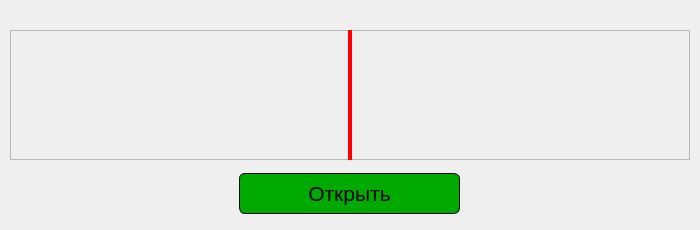
<?xml version="1.0" encoding="UTF-8"?>
<ui version="4.0">
 <class>CaseOpenDialog</class>
 <widget class="QDialog" name="CaseOpenDialog">
  <property name="geometry">
   <rect>
    <x>0</x>
    <y>0</y>
    <width>700</width>
    <height>230</height>
   </rect>
  </property>
  <property name="sizePolicy">
   <sizepolicy hsizetype="Fixed" vsizetype="Fixed">
    <horstretch>0</horstretch>
    <verstretch>0</verstretch>
   </sizepolicy>
  </property>
  <property name="minimumSize">
   <size>
    <width>700</width>
    <height>230</height>
   </size>
  </property>
  <property name="maximumSize">
   <size>
    <width>700</width>
    <height>230</height>
   </size>
  </property>
  <property name="windowTitle">
   <string>Dialog</string>
  </property>
  <widget class="QPushButton" name="Button_Open">
   <property name="geometry">
    <rect>
     <x>239</x>
     <y>173</y>
     <width>221</width>
     <height>41</height>
    </rect>
   </property>
   <property name="font">
    <font>
     <pointsize>16</pointsize>
    </font>
   </property>
   <property name="styleSheet">
    <string notr="true">QPushButton {
	background-color: rgb(0, 170, 0);
	border: 1px solid black;
	border-radius: 6px;
}
QPushButton::hover {
	background-color: rgb(0, 141, 0);
}</string>
   </property>
   <property name="text">
    <string>Открыть</string>
   </property>
  </widget>
  <widget class="QScrollArea" name="scrollArea">
   <property name="geometry">
    <rect>
     <x>10</x>
     <y>30</y>
     <width>680</width>
     <height>130</height>
    </rect>
   </property>
   <property name="verticalScrollBarPolicy">
    <enum>Qt::ScrollBarPolicy::ScrollBarAlwaysOff</enum>
   </property>
   <property name="horizontalScrollBarPolicy">
    <enum>Qt::ScrollBarPolicy::ScrollBarAlwaysOff</enum>
   </property>
   <property name="widgetResizable">
    <bool>true</bool>
   </property>
   <widget class="QWidget" name="scrollAreaWidgetContents">
    <property name="geometry">
     <rect>
      <x>0</x>
      <y>0</y>
      <width>678</width>
      <height>128</height>
     </rect>
    </property>
   </widget>
  </widget>
  <widget class="QLabel" name="labelStatic">
   <property name="geometry">
    <rect>
     <x>348</x>
     <y>30</y>
     <width>4</width>
     <height>130</height>
    </rect>
   </property>
   <property name="styleSheet">
    <string notr="true">background-color: rgb(255, 0, 0);</string>
   </property>
  </widget>
 </widget>
 <resources/>
 <connections/>
</ui>
